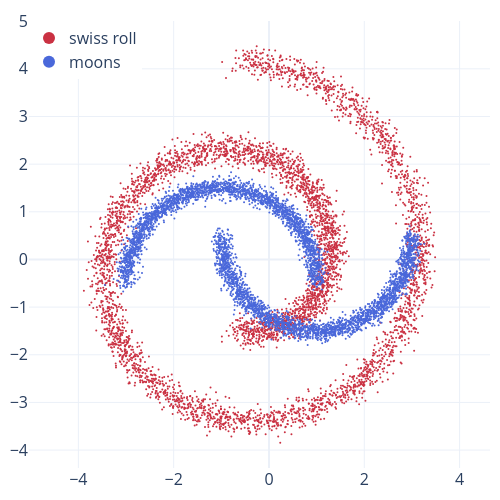

The notebook cell this image was saved under:
### Code cell
fig = go.Figure()
fig.add_trace(points(swiss[:5000], RED, name="swiss roll"))
fig.add_trace(points(moons[:5000], BLUE, name="moons"))
fig.update_yaxes(scaleanchor="x")
fig.update_layout(legend=dict(x=0, y=1, itemsizing="constant"), margin_t=10)
show(fig, "datasets", 500, 500)

### Figure 1 — Plotly figure (JSON) as saved in the notebook; plotly's stock layout.template omitted (floating-point values rounded to 4 significant figures; data arrays with more than 128 entries replaced by an {"elided": "..."} marker saying what was removed)
{"data": [{"marker": {"color": "#CA3142", "colorscale": [[0.0, "#4A68DA"], [1.0, "#CA3142"]], "size": 2}, "mode": "markers", "name": "swiss roll", "type": "scatter", "x": {"elided": "5000 float values"}, "y": {"elided": "5000 float values"}}, {"marker": {"color": "#4A68DA", "colorscale": [[0.0, "#4A68DA"], [1.0, "#CA3142"]], "size": 2}, "mode": "markers", "name": "moons", "type": "scatter", "x": {"elided": "5000 float values"}, "y": {"elided": "5000 float values"}}], "layout": {"height": 500, "legend": {"itemsizing": "constant", "x": 0, "y": 1}, "margin": {"t": 10}, "width": 500, "yaxis": {"scaleanchor": "x"}}}
